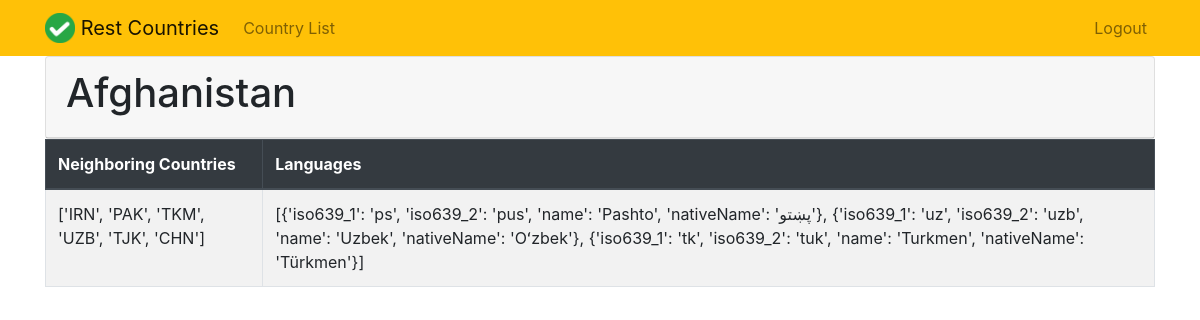
The app's page /view/Afghanistan (signed in) with its own data.
### app_restcountries/models.py (models this page shows, shortened)
class RestCountry(models.Model):
    name = models.CharField(max_length=200, unique=True)
    alphacode2 = models.CharField(max_length=200)
    capital = models.CharField(max_length=200)
    population = models.IntegerField(default=0)
    timezone = models.TextField()
    flag = models.TextField()
    languages = models.TextField()
    neighbours = models.TextField()

### app_restcountries/views.py (the view)
# urls.py: path('view/<str:name>', views.viewcountry, name='viewcountry'),
@login_required
def viewcountry(request, name):
    country = get_object_or_404(RestCountry, name=name)
    return render(request, 'viewcountry.html', {'country': country})

### app_restcountries/templates/viewcountry.html (shortened to what this page needs)
<!DOCTYPE html> {% extends 'base.html' %}
 {% block content %}
<html lang="en">
<head>
</head>
<body>
    <div class="card">
        <div class="card-header">
            <h1>{{ country.name }}</h1>
        </div>
    </div>
    <table class="table table-bordered table-striped table-hover">
        <thead class="thead-dark">
            <tr>
                <th>Neighboring Countries</th>
                <th>Languages</th>
            </tr>
        </thead>
        <tbody>
            <tr>
                <td>
                     {% comment %} {% for i in country.borders %} {{i}} {% endfor %} {% endcomment %} {{country.neighbours}}
                </td>
                <td>
                    {{country.languages}}
                </td>
            </tr>
        </tbody>
    </table>
</body>
</html>
{% endblock %}

### app_restcountries/templates/base.html (shortened to what this page needs)
{% load static %}
<html lang="en">
<head>
    <link rel="stylesheet" href="https://stackpath.bootstrapcdn.com/bootstrap/4.4.1/css/bootstrap.min.css">
</head>
<body>
<nav class="navbar navbar-expand-md navbar-light bg-warning">
    <div class="container">
        <a class="navbar-brand" href="">
            <img src="{% static 'logo.png' %}" width="30" height="30" class="d-inline-block align-top">
            <span>Rest Countries</span>
        </a>
        <div class="collapse navbar-collapse" id="navbarNav">
        {% if user.is_authenticated %}
            <ul class="navbar-nav mr-auto">
                    <li class="nav-item">
                        <a class="nav-link" href="{{showallcountries}}">Country List</a>
                    </li>
            </ul>
        {% endif %}
        <ul class="navbar-nav ml-auto">
            {% if user.is_authenticated %}
                <li class="nav-item">
                    <a href="#" onclick="$('#signOutBtn').click()" class="nav-link">Logout</a>
                </li>
                {% endif %}
            </ul>
        </div>
    </div>
</nav>
<div class="container">
{% block content %}{% endblock %}
</div>
</body>
</html>

### records on screen
RestCountry: name "Afghanistan", neighbours "['IRN', 'PAK', 'TKM', 'UZB', 'TJK', 'CHN']", languages "[{'iso639_1': 'ps', 'iso639_2': 'pus', 'name': 'Pashto', 'nativeName': 'پښتو'}, {'iso639_1': 'uz', 'iso639_2': 'uzb', 'name': 'Uzbek', 'nativeName': 'Oʻzbek'}, {'iso639_1': 'tk', 'iso639_2': 'tuk', 'name': 'Turkmen', 'nativeName': 'Türkmen'}]"
